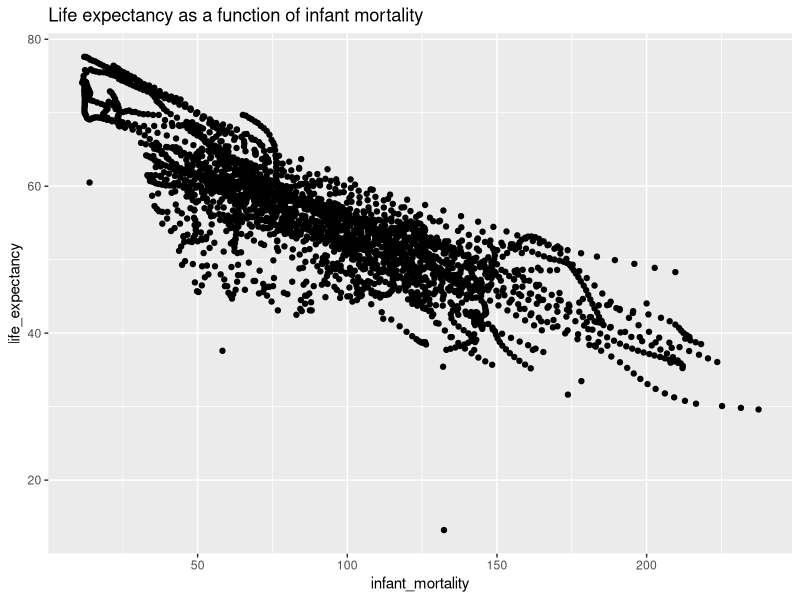
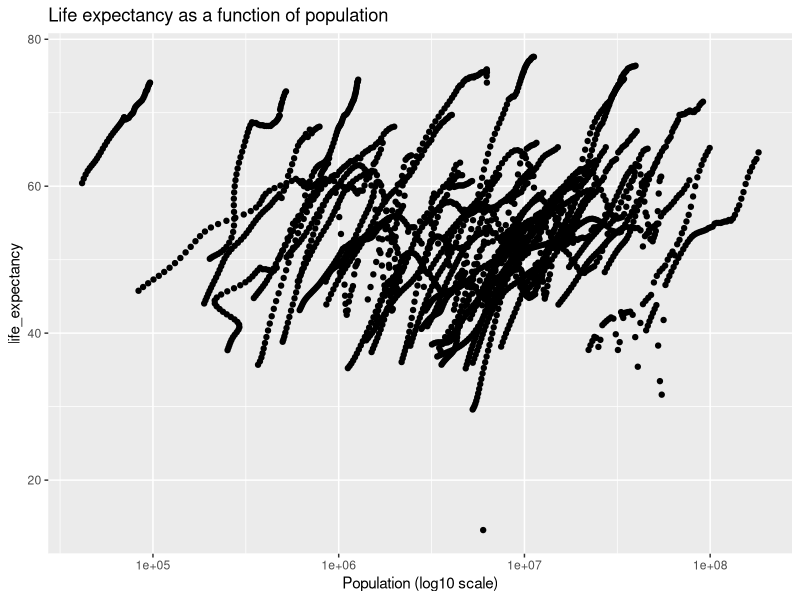
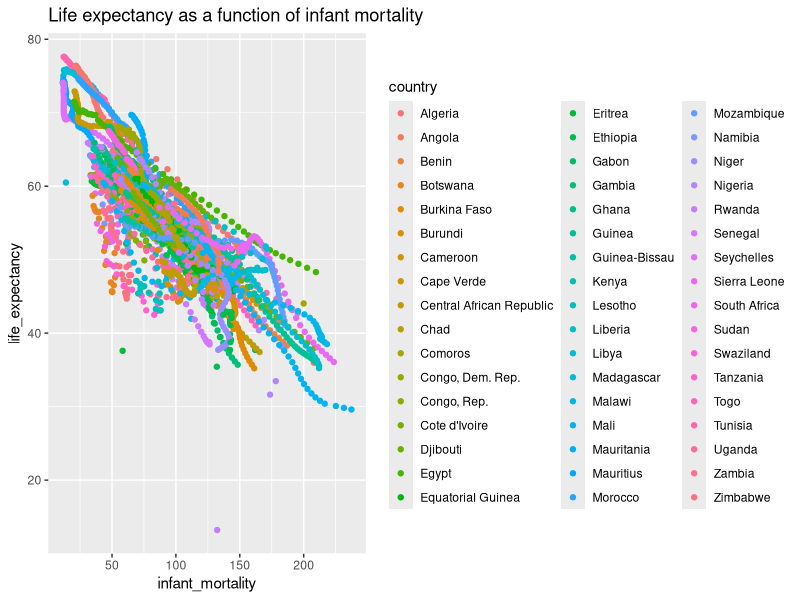
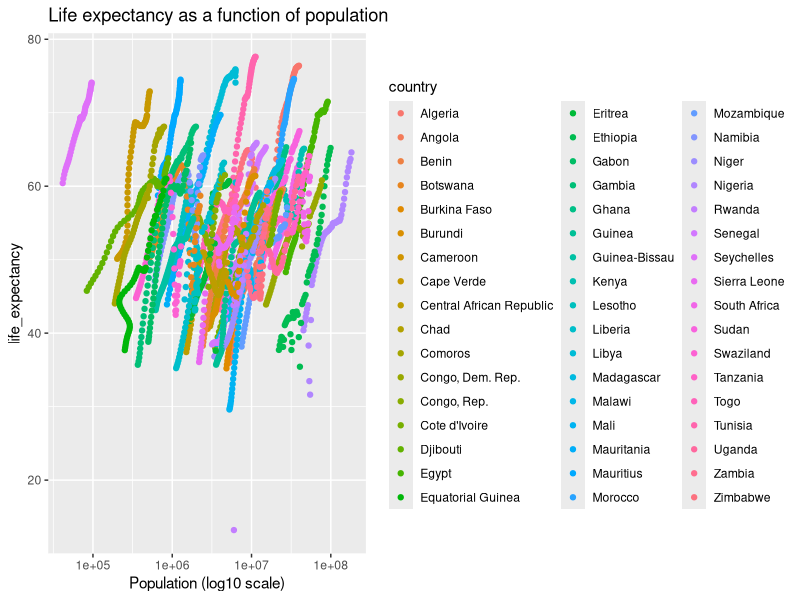
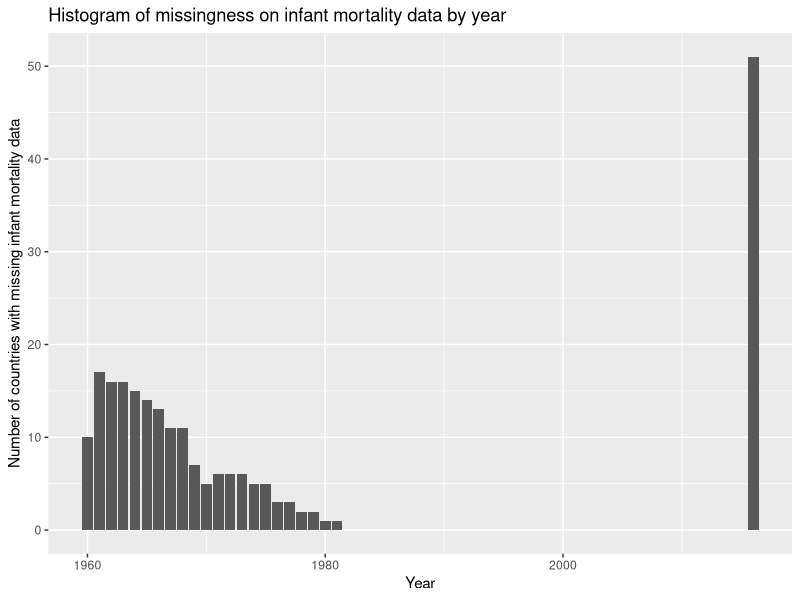
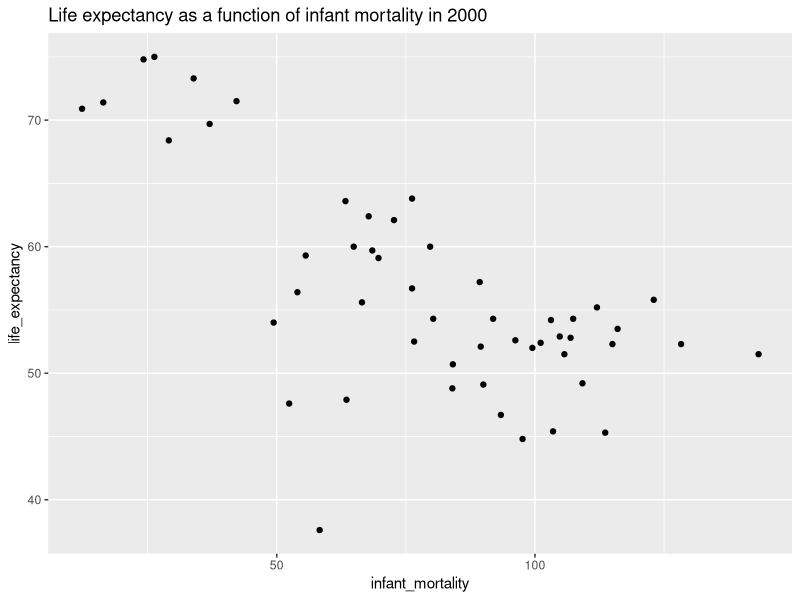
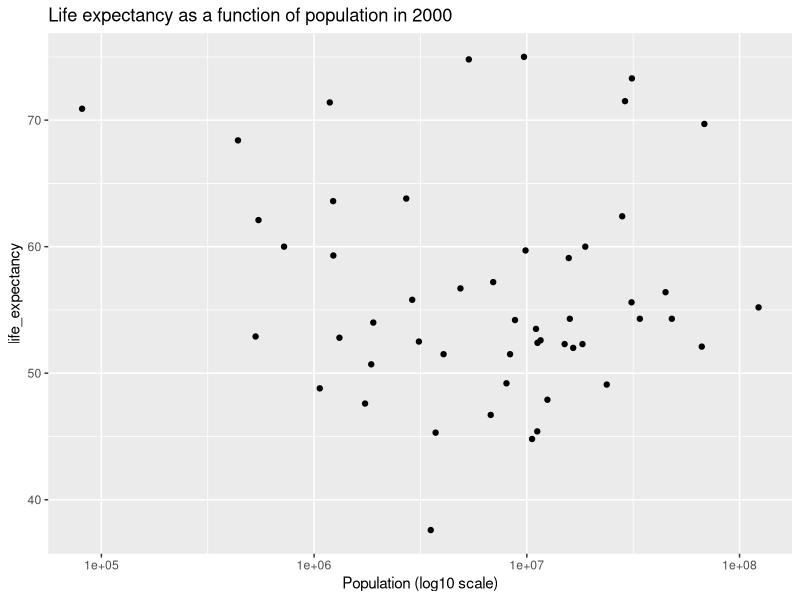
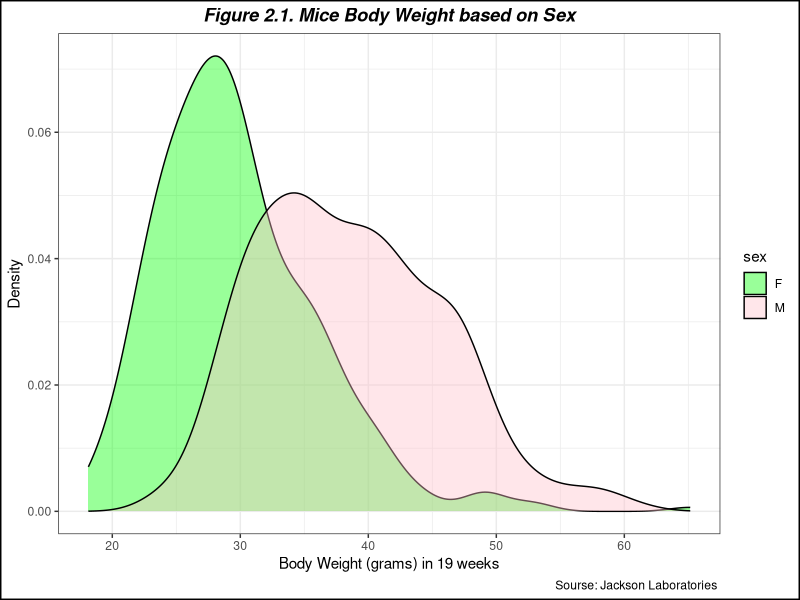

Generate these figures, in order, with R:
## ---- chunk 1
# Setting up all libraries needed for the script
library(tidyverse)

# loading dslabs package to access Gapminder data
library(dslabs)

library(here) # to set directory 
library(dplyr)
#install.packages("kableExtra") # this packege is to use to create an aestatic table 
library(knitr)
library(kableExtra)

## ---- chunk 2
#Produce help file for Gapminder data
help(gapminder)

#Look at structure and summary of Gapminder data
str(gapminder)
summary(gapminder)

#Determining the object type of the data
class(gapminder)
## ---- chunk 3
#Restricting data to African countries

#Checking what continents are included in the dataset
table(gapminder$continent)
#Restricting to rows where continent is Africa
africadata <- gapminder %>% filter(continent == 'Africa')
#Checking structure and summary of Africa dataset
str(africadata)
summary(africadata)
## ---- chunk 4
#Creating object 1 with 'infant_mortality' and 'life_expectancy'
obj1 <- africadata %>% select(c(infant_mortality, life_expectancy))
#checking summary and structure of obj1
str(obj1)
summary(obj1)

#Creating object 2 with 'population' and 'life_expectancy'
obj2 <- africadata %>% select(c(population, life_expectancy))
#checking summary and structure of obj2
str(obj2)
summary(obj2)
## ---- chunk 5
#Plotting life expectancy as a function of infant mortality
ggplot(data=obj1, aes(x = infant_mortality, y = life_expectancy)) + geom_point() + 
  labs(title = "Life expectancy as a function of infant mortality")

#Plotting life expectancy as a function of population
ggplot(data=obj2, aes(x = population, y = life_expectancy)) + geom_point() +  scale_x_continuous(trans='log10') + 
  labs(title = "Life expectancy as a function of population", x = "Population (log10 scale)")

## ---- chunk 6
#Checking effect of country on plots above by rerunning the graphs using color to represent country.

#Plotting life expectancy as a function of infant mortality
ggplot(data=africadata, aes(x = infant_mortality, y = life_expectancy)) + 
  geom_point(aes(color = country)) + 
  labs(title = "Life expectancy as a function of infant mortality")

#Plotting life expectancy as a function of population
ggplot(data=africadata, aes(x = population, y = life_expectancy)) + 
  geom_point(aes(color = country)) + scale_x_continuous(trans='log10') + 
  labs(title = "Life expectancy as a function of population", x = "Population (log10 scale)")

## ---- chunk 7
#To determine the number of infant mortality data points by year, I filtered the africadata to restrict to only rows with missing infant mortality, grouped by year, and counted the number of rows in each year using n() within the summarize statement

incomp_year <- africadata %>% 
  filter(is.na(infant_mortality)) %>%
  group_by(year) %>%
  summarize(n = n()) 
incomp_year

#Plot of missingness in infant mortality by year
ggplot(incomp_year, aes(x=year, y=n)) + geom_col() + labs(x="Year", y="Number of countries with missing infant mortality data", title="Histogram of missingness on infant mortality data by year")

#I also wanted to print the number of years with the most data. This follows the same process as above, but I restrict to rows with infant mortality data (i.e., where the value is not NA). And, I restrict the final dataset to years with the most rows of infant mortality data
comp_year <- africadata %>% 
  filter(!is.na(infant_mortality)) %>%
  group_by(year) %>%
  summarize(n = n()) %>%
  filter(n == max(n))
comp_year
## ---- chunk 8
#Restricting africadata to only data from the year 2000
yr2000 <- africadata %>%
  filter(year==2000)

#Checking structure and summary of yr2000 dataset
str(yr2000)
summary(yr2000)

## ---- chunk 9
#Plotting life expectancy as a function of infant mortality
ggplot(data=yr2000, aes(x = infant_mortality, y = life_expectancy)) + 
  geom_point() + 
  labs(title = "Life expectancy as a function of infant mortality in 2000")

#Plotting life expectancy as a function of population
ggplot(data=yr2000, aes(x = population, y = life_expectancy)) + 
  geom_point() +  scale_x_continuous(trans='log10') +
  labs(title = "Life expectancy as a function of population in 2000", x = "Population (log10 scale)")
## ---- chunk 10
#Fitting first linear model with infant_mortality as a predictor of life expectancy
fit1 <- lm(life_expectancy ~ infant_mortality, data = yr2000)
#Getting model results
summary(fit1)

## ---- chunk 11
#Fitting second linear model with population as a predictor of life expectancy
fit2 <- lm(life_expectancy ~ population, data = yr2000)
#Getting model results
summary(fit2)

## ---- chunk 12
library(dslabs)
help("mice_weights")


#Look at structure and summary of Mice_weights data 
str(mice_weights)
summary(mice_weights)

#Determining the object type of the data
class(mice_weights)
## ---- chunk 13
mice <- mice_weights 

head(mice) # check the data

str(mice)
## ---- chunk 14
mice<- na.omit(mice)

summary(mice)
## ---- chunk 15
plot2_1 <- mice %>% 
  ggplot(aes(body_weight, fill = sex)) +
  geom_density(alpha=0.4)+ # to set the tranparant of the color 
  scale_fill_manual( values = c("F"= "green", "M" = "pink"))+ # to set the color of the area
  theme_bw()+ # to create minimalistic style, it changes default plot into white. 
  ggtitle("Figure 2.1. Mice Body Weight based on Sex") +
  theme(plot.title = element_text(hjust = 0.5, face = "bold.italic"))+
  xlab("Body Weight (grams) in 19 weeks")+
  ylab("Density") +
  labs(caption = "Sourse: Jackson Laboratories ") +
  theme(plot.background = element_rect(color = "black", fill = NA, linewidth = 1)) # to create frame of the plot. 

plot2_1

figure_file = here("images","Figure 2.1. Mice Body Waight Based on sex.png") # to set up location for the pictures created 
ggsave(filename = figure_file, plot=plot2_1) # save the pictures created 
## ---- chunk 16
plot2_2 <-  mice %>% 
  ggplot(aes( x= gen, y=percent_fat, fill = sex)) +
  geom_boxplot(alpha = 0.5)+
  theme_bw()+ # to make the backround minimalistic and convert into white instead of grids 
  scale_fill_manual(values = c("M" = "blue", "F" = "pink")) +  # Set fill color
  scale_color_manual(values = c("M" = "darkblue", "F" = "darkred")) +  # Set border color
  scale_x_discrete(breaks = c(4, 7, 8, 9, 11), # this is to specify the generation
                   labels= c("Generation\n 4", "Generation\n 7 ", "Generation\n 8", "Generation\n 9", "Generation\n 11"))+ # this is to give lable for the generation
  scale_y_continuous()+
  labs(title = "Figure 2.2. Mice Bone Density by Sex and Generation", # create the title
       x = "Generation of The Mice",
       y = "Percent Fat", 
       caption = "Sourse: Jackson Laboratories")+ 
  theme(plot.title = element_text(hjust = 0.5, face = "bold.italic")) + # to adjust the title position, size, and color
   theme(plot.background = element_rect(color = "black", fill = NA, linewidth = 1)) # to create frame of the plot 

 
plot2_2


figure_file = here("images","Figure 2.2. Mice Bone Density by Generation and Sex.png") # to set up location for the pictures created 
ggsave(filename = figure_file, plot=plot2_2) # save the pictures created 
## ---- chunk 17
plot2_3 <- ggplot(data = mice, aes(x= body_weight, y= bone_density))+
  geom_point(aes(color = gen)) +
  geom_smooth(method = "loess", se = FALSE)+
  labs(
    subtitle = "(Figure 2.3. Body Weight on Bone Density of the Mice )", 
    y = "Bone Desnity ",
    x = "Body Weight (Grams)",
    caption = "Source: Gapminder Data"
  ) + # to create the name of each axis
  theme(
    plot.background = element_rect(color = "black", size = 1), # Border around the entire plot (including title)
    plot.subtitle = element_text(hjust = 0.5, vjust = -1, size = 12, color = "gray50", face = "bold.italic"), # to adjust the subtitle position, color and size (note, set vjust=185 for printed pictures, for website, set at 100 )
    plot.caption = element_text(hjust = 1, vjust = -13, size = 10, color = "gray40"), # to adjust the subtitle position, color and size, hjust=horizontal and vjust= vertical 
    plot.margin = margin(10, 10, 45, 10)) # (top, right, bottom, left) Increase the bottom margin to create space for the subtitle below the x-axis
print(plot2_3)


figure_file = here("images","Figure 2.3. Body Weight on Bone Density of the Mice.png") # to set up location for the pictures created 
ggsave(filename = figure_file, plot=plot2_3) # save the pictures created 
## ---- chunk 18
table2_1  <- mice %>%
  group_by(gen) %>%  # Group data by generation
  summarise(
    avg_body_weight = mean(body_weight, na.rm = TRUE),  # Calculate average body weight
    avg_bone_density = mean(bone_density, na.rm = TRUE),  # Calculate average bone density
    avg_percent_fat = mean(percent_fat, na.rm = TRUE)  # Calculate average percent fat
  ) %>%
  rename(
    Generation= gen, 
    'Average Body Weigth' = avg_body_weight,
    'Average Bone Density' =  avg_bone_density,
    'Average Percent Fat' = avg_percent_fat
  )

table2_1%>%
  kable("html", caption = "Table 2.1. Summary Table of Mice Data by Generation") %>%
  kable_styling(bootstrap_options = c("striped", "hover", "condensed"), 
                full_width = F, position = "center") %>%
  column_spec(1, bold = TRUE, color = "white", background = "darkblue") %>% # Style gen column
  column_spec(2, background = "lightblue") %>%  # Style avg_body_weight column
  column_spec(3, background = "lightgreen") %>% # Style avg_bone_density column
  column_spec(4, background = "lightyellow") %>% # Style avg_percent_fat column
  row_spec(0, bold = TRUE, color = "white", background = "gray") # Bold header row
table2_1

## ---- chunk 19
model_1 <- lm(bone_density ~ body_weight, data = mice)
summary(model_1)
## ---- chunk 20
model_2 <- lm(percent_fat ~ diet + gen + diet*gen, data = mice)

summary(model_2)
anova(model_2)
